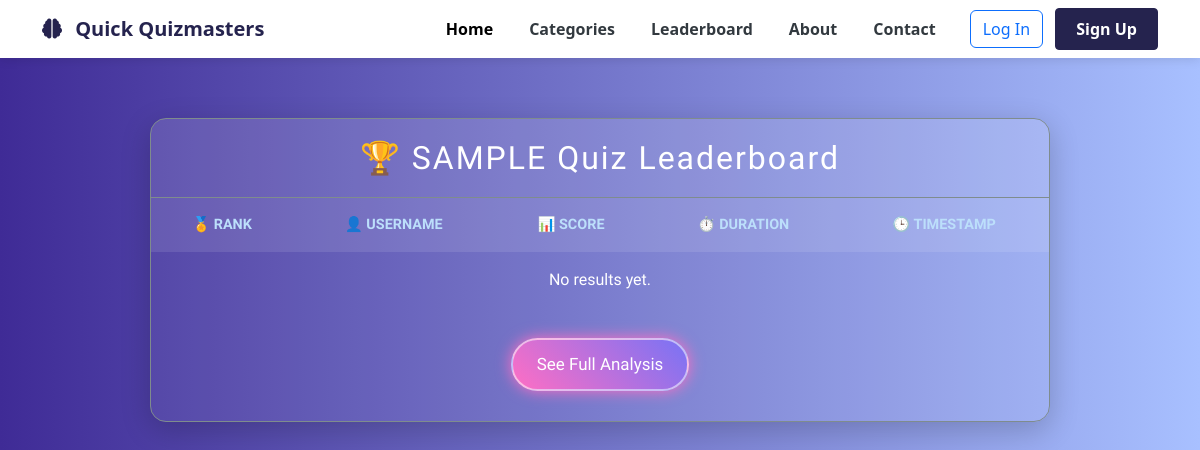
Page /quiz/leaderboard/sample/ on the earlier database version.
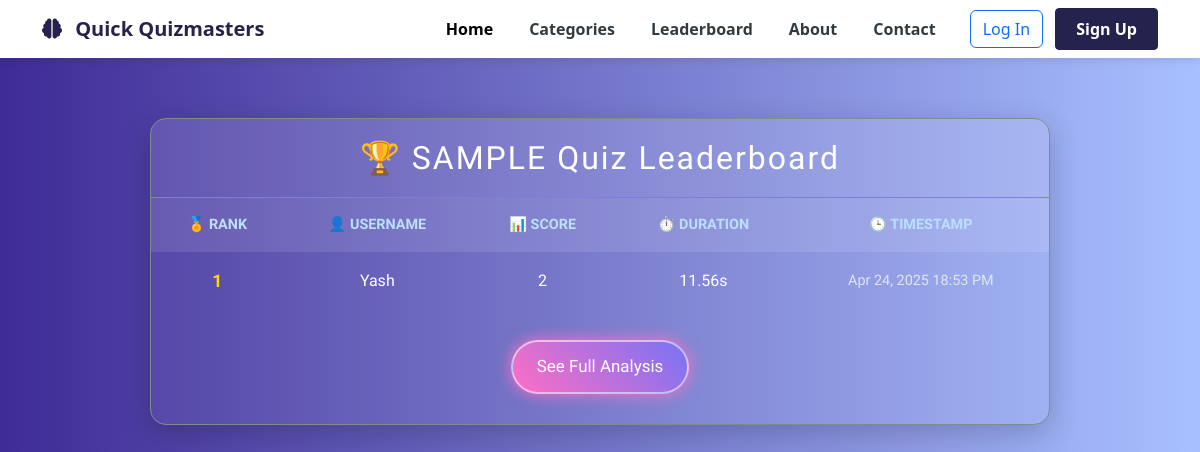
Same page on the later database version.
### myquiz/models.py (models this page shows, shortened)
class QuizResult(models.Model):
    user_name = models.CharField(max_length=100)
    quiz_name = models.CharField(max_length=100)
    score = models.IntegerField()
    time_taken = models.FloatField(help_text="Time in seconds")
    timestamp = models.DateTimeField(auto_now_add=True)

### myquiz/views.py (the view)
# urls.py: path('leaderboard/<str:quiz_name>/', views.leaderboard_view, name='leaderboard'),
def leaderboard_view(request, quiz_name):
    leaderboard = QuizResult.objects.filter(
        quiz_name__iexact=quiz_name
    ).order_by('-score', 'time_taken')
    return render(request, 'leaderboard_page.html', {
        'leaderboard': leaderboard,
        'quiz_name': quiz_name.upper(),
    })

### myquiz/templates/leaderboard_page.html (shortened to what this page needs)
{% extends "base/layout.html" %}
{% load static %}
{% block content %}
{% include 'leaderboard.html' %}
{% endblock %}

### myquiz/templates/leaderboard.html (shortened to what this page needs)
{% load static %}
<!DOCTYPE html>
<html lang="en">
<head>
  <link rel="stylesheet" href="{% static "leaderboard.css" %}">
</head>
<body>
  <div class="leaderboard-container">
    <div class="leaderboard-header">
      <h2>🏆 {{ quiz_name }} Quiz Leaderboard</h2>
    </div>
    <table>
      <thead>
        <tr>
          <th>🏅 Rank</th>
          <th>👤 Username</th>
          <th>📊 Score</th>
          <th>⏱️ Duration</th>
          <th>🕒 Timestamp</th>
        </tr>
      </thead>
      <tbody>
        {% for entry in leaderboard %}
        <tr>
          <td class="rank-badge">{{ forloop.counter }}</td>
          <td>{{ entry.user_name }} </td>
          <td>{{ entry.score }}</td>
          <td>{{ entry.time_taken }}s</td>
          <td class="timestamp">{{ entry.timestamp|date:"M d, Y H:i A" }}</td>
        </tr>
        {% empty %}
        <tr>
          <td colspan="5">No results yet.</td>
        </tr>
        {% endfor %}
      </tbody>
    </table>
    <div style="text-align: center; margin: 30px 0;" id="analysisBtn">
      <a href="{% url 'analysis' quiz_name %}" class="analysis-button">See Full Analysis</a>
    </div>
  </div>
</body>
</html>

Differences in the rows shown:
added QuizResult: quiz_name "SAMPLE", user_name "Yash", score "2", time_taken "11.56", timestamp "Apr 24, 2025 18:53 PM"
Other differences:
{{ quiz_name }}: "SAMPLE" → (not shown)
text no longer shown: "No results yet."
